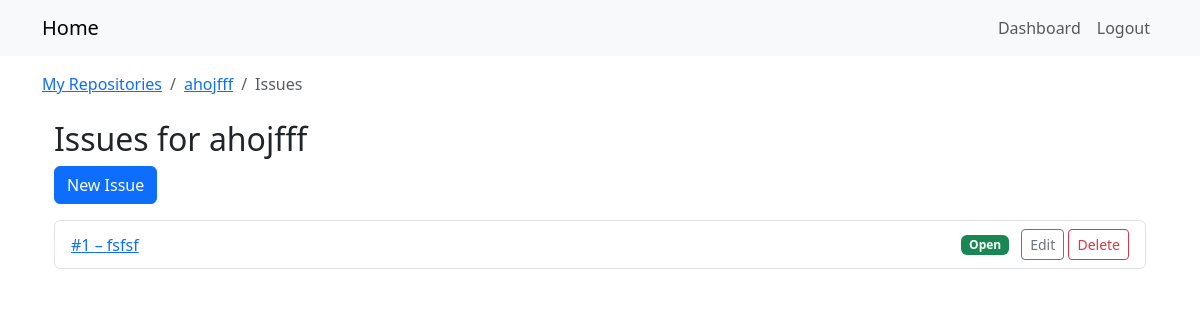
/repos/2/issues/ (signed in), run on an earlier commit of the app's database.
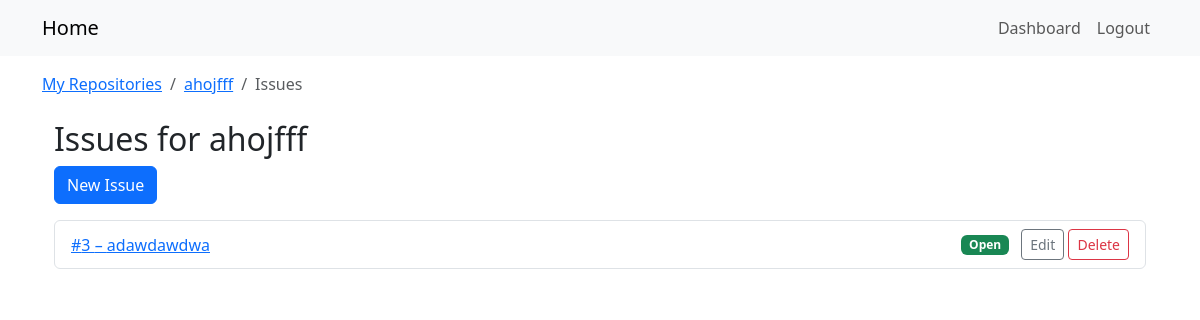
And on a later commit of the database.
### repos_app/models.py (models this page shows, shortened)
class Issue(models.Model):
    repository  = models.ForeignKey(Repository, on_delete=models.CASCADE, related_name='issues')
    author      = models.ForeignKey(User,       on_delete=models.CASCADE, related_name='issues')
    title       = models.CharField(max_length=200)
    description = models.TextField(blank=True)
    is_open     = models.BooleanField(default=True)
    labels      = models.ManyToManyField(Label, blank=True, related_name='issues')
    created_at  = models.DateTimeField(auto_now_add=True)
    updated_at  = models.DateTimeField(auto_now=True)

### repos_app/views.py (the view)
@login_required
def issue_list(request, repo_pk):
    repo = get_object_or_404(
        Repository,
        pk=repo_pk,
        owner=request.user
    )
    issues = repo.issues.order_by('-created_at')
    return render(request, 'repos_app/issue_list.html', {
        'repo': repo,
        'issues': issues,
    })

### templates/repos_app/issue_list.html
{% extends "base.html" %}
{% block breadcrumbs %}
<nav aria-label="breadcrumb">
  <ol class="breadcrumb mb-0">
    <li class="breadcrumb-item">
      <a href="{% url 'repos_app:repo_list' %}">My Repositories</a>
    </li>
    <li class="breadcrumb-item">
      <a href="{% url 'repos_app:repo_detail' repo.pk %}">{{ repo.name }}</a>
    </li>
    <li class="breadcrumb-item active" aria-current="page">Issues</li>
  </ol>
</nav>
{% endblock %}
{% block content %}
<div class="container mt-4">
  <h2>Issues for {{ repo.name }}</h2>
  <a class="btn btn-primary mb-3"
     href="{% url 'repos_app:issue_create' repo_pk=repo.pk %}">
    New Issue
  </a>
  <ul class="list-group">
    {% for issue in issues %}
      <li class="list-group-item d-flex justify-content-between align-items-center">
        <a href="{% url 'repos_app:issue_detail' repo_pk=repo.pk pk=issue.pk %}">
          #{{ issue.id }} – {{ issue.title }}
        </a>
        <span>
          {% if issue.is_open %}
            <span class="badge bg-success me-2">Open</span>
          {% else %}
            <span class="badge bg-secondary me-2">Closed</span>
          {% endif %}
          <a class="btn btn-sm btn-outline-secondary"
             href="{% url 'repos_app:issue_update' repo_pk=repo.pk pk=issue.pk %}">
            Edit
          </a>
          <a class="btn btn-sm btn-outline-danger"
             href="{% url 'repos_app:issue_delete' repo_pk=repo.pk pk=issue.pk %}">
            Delete
          </a>
        </span>
      </li>
    {% empty %}
      <li class="list-group-item">No issues yet</li>
    {% endfor %}
  </ul>
</div>
{% endblock %}

What changed in the data, as far as the page shows it:
removed Issue: id "1", title "fsfsf", is_open "Open"
added Issue: id "3", title "adawdawdwa", is_open "Open"
